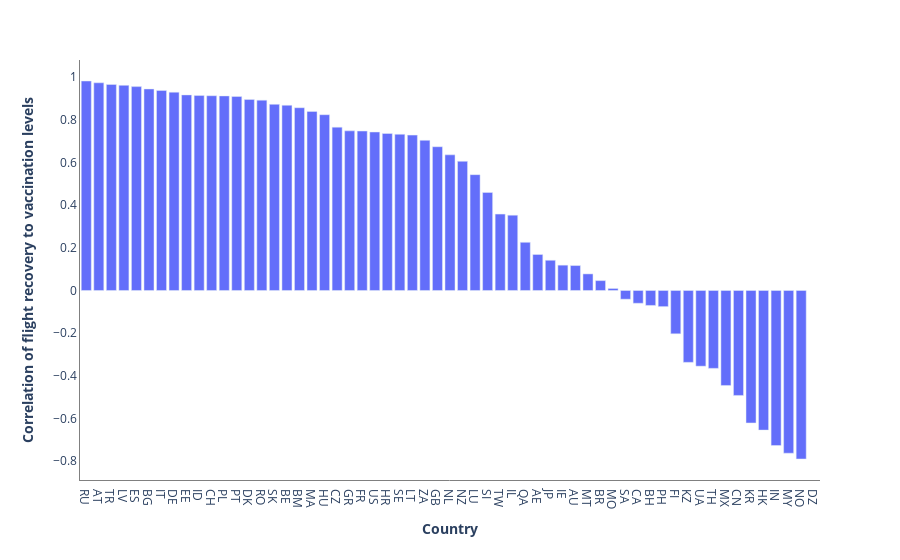

Notebook code cell kept with this figure:
### Code cell
#calculate correlations between vaccination rates and fligh recovery for each country in dataset
corr_dict={}
for country in year_merged_filtered['iso_country']:
    corr_dict[country]=year_merged_filtered[year_merged_filtered['iso_country']==country].corr().loc['flight_return_level','people_fully_vaccinated_per_hundred_x']

#map correlation data into dataframe
corr_data=pd.DataFrame({'Country':corr_dict.keys(),'Correlation':corr_dict.values()}).sort_values(by='Correlation', ascending=False)


#show correlation data using plotly express for all countries, sorted from highest to lowest correlation

x_axis = corr_data['Country']
corr = corr_data['Correlation']

fig = px.bar(x=x_axis, y=corr,
             labels=dict(x="<b>Country</b>", y="<b>Correlation of flight recovery to vaccination levels</b>"))

fig.update_layout({'plot_bgcolor': 'rgba(0, 0, 0, 0)',
'paper_bgcolor': 'rgba(0, 0, 0, 0)',
})

fig.update_xaxes(showline=True, linewidth=1, linecolor='grey', dtick=1)
fig.update_yaxes(showline=True, linewidth=1, linecolor='grey')

fig.show()

### Figure 1 — Plotly figure (JSON) as saved in the notebook; plotly's stock layout.template omitted (floating-point values rounded to 4 significant figures)
{"data": [{"alignmentgroup": "True", "hovertemplate": "<b>Country</b>=%{x}<br><b>Correlation of flight recovery to vaccination levels</b>=%{y}<extra></extra>", "legendgroup": "", "marker": {"color": "#636efa"}, "name": "", "offsetgroup": "", "orientation": "v", "showlegend": false, "textposition": "auto", "type": "bar", "x": ["RU", "AT", "TR", "LV", "ES", "BG", "IT", "DE", "EE", "ID", "CH", "PL", "PT", "DK", "RO", "SK", "BE", "BM", "MA", "HU", "CZ", "GR", "FR", "US", "HR", "SE", "LT", "ZA", "GB", "NL", "NZ", "LU", "SI", "TW", "IL", "QA", "AE", "JP", "IE", "AU", "MT", "BR", "MO", "SA", "CA", "BH", "PH", "FI", "KZ", "UA", "TH", "MX", "CN", "KR", "HK", "IN", "MY", "NO", "DZ"], "xaxis": "x", "y": [0.9812, 0.9728, 0.9648, 0.9608, 0.955, 0.9439, 0.9366, 0.9287, 0.9161, 0.9131, 0.9123, 0.9113, 0.9085, 0.8945, 0.8916, 0.872, 0.8675, 0.856, 0.8385, 0.8234, 0.7651, 0.7477, 0.7468, 0.7423, 0.7353, 0.7316, 0.7278, 0.7034, 0.6733, 0.6354, 0.6051, 0.5426, 0.4592, 0.358, 0.3526, 0.2258, 0.1686, 0.1416, 0.1186, 0.1168, 0.07771, 0.04627, 0.00948, -0.04077, -0.0598, -0.07008, -0.07554, -0.2029, -0.3366, -0.3545, -0.3647, -0.4449, -0.4916, -0.6204, -0.654, -0.726, -0.762, -0.7893, null], "yaxis": "y"}], "layout": {"barmode": "relative", "legend": {"tracegroupgap": 0}, "margin": {"t": 60}, "paper_bgcolor": "rgba(0, 0, 0, 0)", "plot_bgcolor": "rgba(0, 0, 0, 0)", "xaxis": {"anchor": "y", "domain": [0, 1], "dtick": 1, "linecolor": "grey", "linewidth": 1, "showline": true, "title": {"text": "<b>Country</b>"}}, "yaxis": {"anchor": "x", "domain": [0, 1], "linecolor": "grey", "linewidth": 1, "showline": true, "title": {"text": "<b>Correlation of flight recovery to vaccination levels</b>"}}}}
